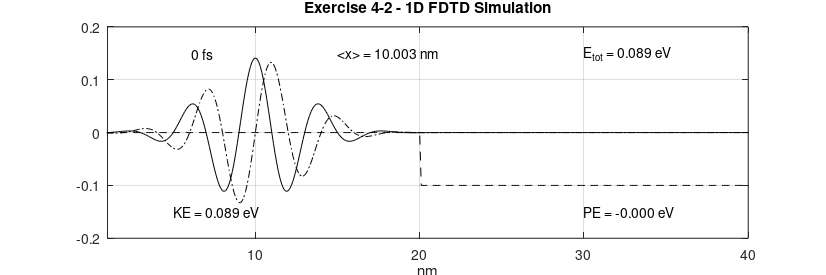
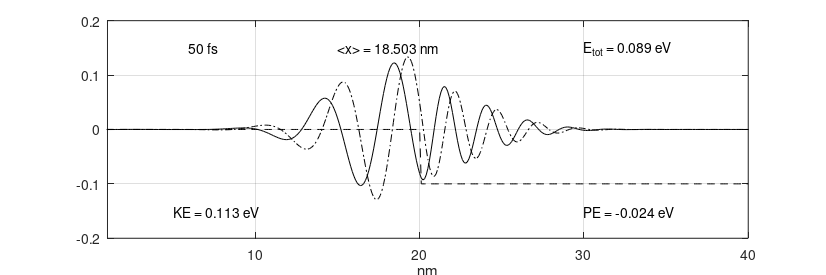
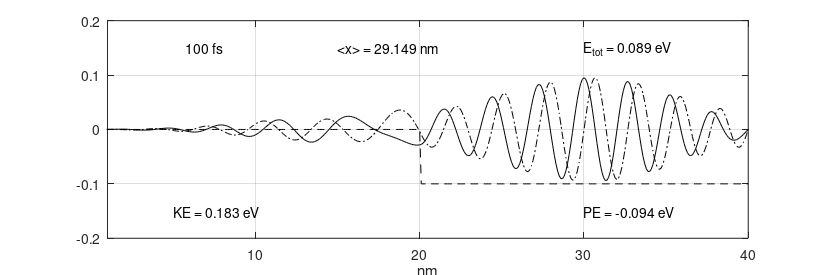

Write the MATLAB code that produced these figures, in order.
##############################################################################
##
## Copyright (C) 2023, Ervin Mazlagic
##
## This file is part of the personal solutions manual for "Quantum Mechanics
## for Electrical Engineers" by Dennis M. Sullivan (ISBN 978-0-470-87409-7),
## see "github.com/ninux/qmee".
##
##############################################################################

## Chapter 1 - Exercise 4-2
## 1D FDTD simulation of psi

# cleanup environment
clear all;
close all;

% measure time for complete script to run
tic();

# general definitions and constants
h           = 6.626e-34;    # [J*s]     Plank's constant
hbar        = h/(2*pi);     # [J*s]     reduced Plank's constant
m0          = 9.1e-31;      # [kg]      free space mass of electron (rest mass)

meff_Si     = 1.08;         # [-]       effective mass factor of Si
meff_Ge     = 0.067;        # [-]       effective mass factor of Ge
meff_GaAs   = 0.55;         # [-]       effective mass factor of GaAs

meff        = meff_Si;      # [m]       effective mass
melec       = meff*m0;      # [?]       mass of an electron
ecoul       = 1.6e-19;      # [C]       charge of an electron
epsz        = 8.85e-9;      # [A*s/V/m] dielectric of free space
eV2J        = 1.6e-19;      # [-]       energy conversion factor (eV to J)
J2eV        = 1/eV2J;       # [-]       energy conversion factor (J to eV)

# simulation parameters
NN          = 400;          # [-]       number of points in the problem space
del_x       = .1e-9;        # [?]       cell size
dt          = 2e-17;        # [s]       time steps
DX          = del_x*1e9;    # [_]       cell size in nm
XX          = (DX:DX:DX*NN);# [-]       length in nm for plotting
ra          = (0.5*hbar/melec)*(dt/del_x^2);    # must be < 0.15 for stability

# check stability
if (ra < 0.15)
    # stable
elseif
    # unstable
    printf("WARNING: Simulation not stable, check parameters ...");
endif

# specification of the potential
# original code with loops
#{
V = zeros(1,NN);  # init potential vector

## potential definitions

# constant barrier band in center
for n = NN/2:NN/2+50
    V(n) = .15*eV2J;
end

# semiconductor condution band
for n = 1 : NN/2
    V(n) = .1*eV2J;
end

for n = NN/2+1 : NN
    V(n) = .2*eV2J;
end

# electric field
for n = 1 : NN
    V(n) = -(0.2/400)*(n-400)*eV2J;
end
#}
# new code with potential selection and without loops
V = zeros(1,NN);    # initialize potential vector with 0

# potential options
#{
    A = zero potential
    B = constant barrier band in center
    C = semiconductor conduction band
    D = one-sided finite wall
    E = linear electric field
    F = constant electric field
#}
potentialOption = "G";

if (potentialOption == "A")
    # zero potential
elseif (potentialOption == "B")
    # constant barrier band in center
    bw = 50;                    # barrier width
    vb = 0.15*eV2J;             # barrier potential
    V(NN/2:NN/2+bw) = vb;
elseif (potentialOption == "C")
    # semicondctor conduction band
    vb1 = 0.1*eV2J;             # 1st potential
    vb2 = 0.2*eV2J;             # 2nd potential
    V(1:NN/2) = vb1;
    V(NN/2+1:NN) = vb2;
elseif (potentialOption == "D")
    # one-sided finite wall
    vb = 0.2*eV2J;              # potential
    V(1:NN/2) = vb;
elseif (potentialOption == "E")
    # linear electric field
    vbm = (0.2/NN)*eV2J;        # max. potential
    V(1:NN) = ([NN:-1:1]')*vbm;
elseif (potentialOption == "F")
    vbm = (0.2/NN)*eV2J;        # max. potential
    V(1:NN) = ([NN/2:-1:-NN/2+1]')*vbm;
elseif (potentialOption == "G")
    vb = -0.1*eV2J;             # potential
    V(NN/2+1:NN) = vb;
elseif
    printf("ERROR: invalid potential option, aborting script ...\n");
    return
endif

#initialize a sine wave in a gaussian envelope
lambda  = 40;           # pulse wavelength
sigma   = 40;           # pulse width
nc      = 100;          # starting position
prl     = zeros(1,NN);  # real part of the state variable
pim     = zeros(1,NN);  # imaginary part of the state variable
ptot    = 0.;           # total energy

# original code with loops
#{
for n=2:NN-1
    prl(n)  = exp(-1.*((n-nc)/sigma)^2)*cos(2*pi*(n-nc)/lambda);
    pim(n)  = exp(-1.*((n-nc)/sigma)^2)*sin(2*pi*(n-nc)/lambda);
    ptot    = ptot + prl(n)^2 + pim(n)^2;
end
#}
# new code without loops
prl(2:NN-1) = exp(-1.*(([2:NN-1]-nc)./sigma).^2) ...
            .* cos((2*pi).*([2:NN-1]-nc)./lambda);
pim(2:NN-1) = exp(-1.*(([2:NN-1]-nc)./sigma).^2) ...
            .* sin((2*pi).*([2:NN-1]-nc)./lambda);
ptot = sum(prl.^2) + sum(pim.^2);

pnorm = sqrt(ptot); # normalization constant

# normalize and check
ptot = 0.;

# original code with loops
#{
for n=1:NN
    prl(n)  = prl(n)/pnorm;
    pim(n)  = pim(n)/pnorm;
    ptot    = ptot + prl(n)^2 + pim(n)^2;
end
#}
# new code without loops
prl(1:NN) = prl(1:NN)./pnorm;
pim(1:NN) = pim(1:NN)./pnorm;
ptot = sum(prl(1:NN).^2) + sum(pim(1:NN).^2);

# check normalization for total energy
    norm_limit = (1e-3)*[-1, 1] + 1;
    if (ptot > norm_limit(1) && ptot < norm_limit(2))
        # normalization ok
        fprintf("INFO: Normalization for energy ok (n = %f, error = %2.3f %%).\n",
                ptot, (ptot-1)*1e2);
    else
        # normalization not ok
        fprintf("WARNING: Normalization for energy not ok (n = %f, error = %2.3f %%).\n",
                ptot, (ptot-1)*1e2);
    endif

# parameters for the FDTD simulation
T       = 0;    # absolute time in steps
n_step  = 1;    # steps per loop
count   = 0;    # number of loops
nos     = 2500; # number of timestepts between plots (equidistant)
nop     = 3;    # number of plots to be made

# perform simulation
while nop > count

    # this is the core FDTD program
    for m=1:n_step
        T = T+1;

        #{
        for n=2:NN-1
            prl(n) = prl(n) ...
                   - ra*(pim(n-1) -2*pim(n) + pim(n+1)) ...
                   + (dt/hbar)*V(n)*pim(n);
        end

        for n=2:NN-1
            pim(n) = pim(n) ...
                   + ra*(prl(n-1) -2*prl(n) + prl(n+1)) ...
                   - (dt/hbar)*V(n)*prl(n);
        end
        #}
        # new code without loops
        rng = [2:NN-1];

        prl(rng) = prl(rng) ...
                 - ra.*(pim(rng-1) - 2.*pim(rng) + pim(rng+1)) ...
                 + (dt/hbar).*V(rng).*pim(rng);

        pim(rng) = pim(rng) ...
                 + ra.*(prl(rng-1) - 2.*prl(rng) + prl(rng+1)) ...
                 - (dt/hbar).*V(rng).*prl(rng);
    end

    # calculate the expected values
    PE = 0.;    # initialize potential energy

    # original code with loops
    #{
    for n=1:NN
        psi(n) = prl(n) + i*pim(n);
        PE     = PE + psi(n)*psi(n)'*V(n);
    end
    #}
    # new code without loops
    psi(1:NN) = prl(1:NN) + i.*pim(1:NN);
    PE = sum(psi(1:NN).*conj(psi(1:NN)).*V(1:NN));

    # check normalization
    check_norm = psi*psi';
    norm_limit = (1e-3)*[-1, 1] + 1;
    if (check_norm > norm_limit(1) && check_norm < norm_limit(2))
        # normalization ok
        fprintf("INFO: Normalization for psi ok (n = %f, error = %2.3f %%).\n",
                check_norm, (check_norm-1)*1e2);
    else
        # normalization not ok
        fprintf("WARNING: Normalization for psi not ok (n = %f, error = %2.3f %%).\n",
                check_norm, (check_norm-1)*1e2);
    endif

    PE = PE*J2eV;    # potential energy

    ke = 0. + j*0.;

    # original code with loops
    #{
    for n=2:NN-1
        lap_p = psi(n+1) - 2*psi(n) + psi(n-1);
        ke = ke + lap_p*psi(n)';
    end
    #}
    # new code without loops
    rng = [2:NN-1];
    ke = sum((psi(rng+1)-2.*psi(rng)+psi(rng-1)).*conj(psi(rng)));

    KE = -J2eV*((hbar/del_x)^2/(2*melec))*real(ke);    # kinetic energy

    # original code with loops
    #{
    # calculate the expected position
    x_avg = 0;
    for n=1:NN
        x_avg += ((prl(n))^2 + (pim(n))^2) * (n*del_x);
    endfor
    #}
    # new code without loops
    x_avg = 0.;
    x_avg = sum( (prl(1:NN).^2 + pim(1:NN).^2) .* [1:NN].*del_x);

    # plot results
    figure(count+1);
    plot(XX, prl, "k");
    hold on;
    plot(XX, pim, "-.k");
    plot(XX, J2eV*V, "--k");
    hold off;

    axis([1 DX*NN -.2 .2] );

    # insert plot annotations
    text( 5,  .15, sprintf("%7.0f fs",           T*dt*1e15)); # show time in plot
    text( 5, -.15, sprintf("KE = %5.3f eV",      KE));        # show KE in plot
    text(30, -.15, sprintf("PE = %5.3f eV",      PE));        # show PE in plot
    text(30,  .15, sprintf("E_t_o_t = %5.3f eV", KE+PE));     # show Etot in plot
    text(15,  .15, sprintf("<x> = %5.3f nm",     x_avg*1e9)); % show <x> in plot

    xlabel("nm");

    set(gca, "fontsize", 10);
    if (count == 0)
        title("Exercise 4-2 - 1D FDTD Simulation");
    else
        title(" ");
    endif
    grid on;

    fig = gcf();
    set(fig, "PaperUnits", "centimeters");
    x_width = 21;
    y_width = 7;
    set(fig, "PaperPosition", [0 0 x_width y_width]);
    print(fig, strcat("ex_4_2_", num2str(count), ".png"), "-dpng");

    count++;
    n_step = nos;
end

# show time
elapsed_time = toc();
printf("INFO: Total time for simulation is %f s\n", elapsed_time);
